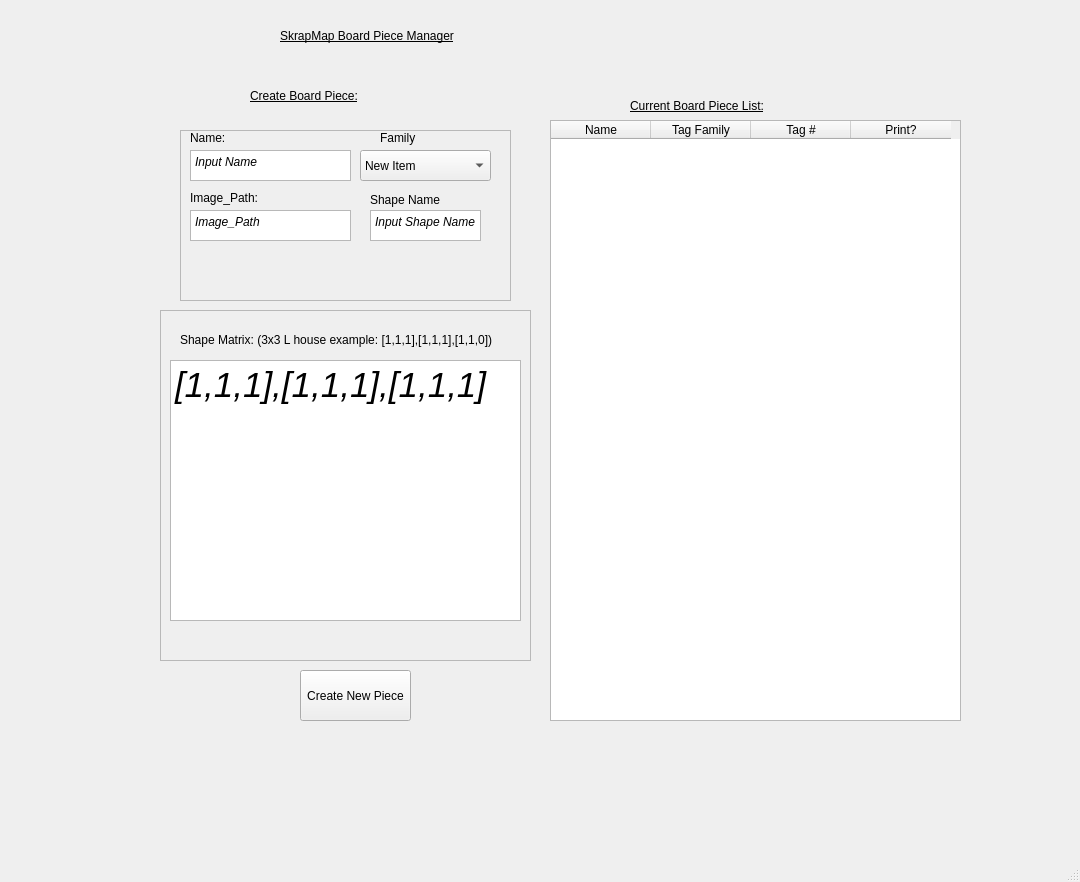
<?xml version="1.0" encoding="UTF-8"?>
<ui version="4.0">
 <class>MainWindow</class>
 <widget class="QMainWindow" name="MainWindow">
  <property name="geometry">
   <rect>
    <x>0</x>
    <y>0</y>
    <width>1080</width>
    <height>882</height>
   </rect>
  </property>
  <property name="sizePolicy">
   <sizepolicy hsizetype="Fixed" vsizetype="Fixed">
    <horstretch>1</horstretch>
    <verstretch>1</verstretch>
   </sizepolicy>
  </property>
  <property name="minimumSize">
   <size>
    <width>1080</width>
    <height>720</height>
   </size>
  </property>
  <property name="maximumSize">
   <size>
    <width>2064</width>
    <height>16777215</height>
   </size>
  </property>
  <property name="windowTitle">
   <string>MainWindow</string>
  </property>
  <widget class="QWidget" name="centralwidget">
   <widget class="QFrame" name="frame">
    <property name="geometry">
     <rect>
      <x>180</x>
      <y>130</y>
      <width>331</width>
      <height>171</height>
     </rect>
    </property>
    <property name="frameShape">
     <enum>QFrame::Shape::StyledPanel</enum>
    </property>
    <property name="frameShadow">
     <enum>QFrame::Shadow::Raised</enum>
    </property>
    <widget class="QTextEdit" name="board_piece_name_input">
     <property name="geometry">
      <rect>
       <x>10</x>
       <y>20</y>
       <width>161</width>
       <height>31</height>
      </rect>
     </property>
     <property name="lineWidth">
      <number>13</number>
     </property>
     <property name="html">
      <string>&lt;!DOCTYPE HTML PUBLIC &quot;-//W3C//DTD HTML 4.0//EN&quot; &quot;http://www.w3.org/TR/REC-html40/strict.dtd&quot;&gt;
&lt;html&gt;&lt;head&gt;&lt;meta name=&quot;qrichtext&quot; content=&quot;1&quot; /&gt;&lt;meta charset=&quot;utf-8&quot; /&gt;&lt;style type=&quot;text/css&quot;&gt;
p, li { white-space: pre-wrap; }
hr { height: 1px; border-width: 0; }
li.unchecked::marker { content: &quot;\2610&quot;; }
li.checked::marker { content: &quot;\2612&quot;; }
&lt;/style&gt;&lt;/head&gt;&lt;body style=&quot; font-family:'Segoe UI'; font-size:9pt; font-weight:400; font-style:normal;&quot;&gt;
&lt;p style=&quot; margin-top:0px; margin-bottom:0px; margin-left:0px; margin-right:0px; -qt-block-indent:0; text-indent:0px;&quot;&gt;&lt;span style=&quot; font-style:italic;&quot;&gt;Input Name&lt;/span&gt;&lt;/p&gt;&lt;/body&gt;&lt;/html&gt;</string>
     </property>
    </widget>
    <widget class="QComboBox" name="apriltag_family_input_box">
     <property name="geometry">
      <rect>
       <x>180</x>
       <y>20</y>
       <width>131</width>
       <height>31</height>
      </rect>
     </property>
     <item>
      <property name="text">
       <string>New Item</string>
      </property>
     </item>
    </widget>
    <widget class="QLabel" name="board_piece_name_label">
     <property name="geometry">
      <rect>
       <x>10</x>
       <y>0</y>
       <width>49</width>
       <height>16</height>
      </rect>
     </property>
     <property name="text">
      <string>Name:</string>
     </property>
    </widget>
    <widget class="QLabel" name="board_piece_family_label">
     <property name="geometry">
      <rect>
       <x>200</x>
       <y>0</y>
       <width>41</width>
       <height>16</height>
      </rect>
     </property>
     <property name="text">
      <string>Family</string>
     </property>
    </widget>
    <widget class="QTextEdit" name="board_piece_image_path_input_2">
     <property name="geometry">
      <rect>
       <x>10</x>
       <y>80</y>
       <width>161</width>
       <height>31</height>
      </rect>
     </property>
     <property name="lineWidth">
      <number>13</number>
     </property>
     <property name="html">
      <string>&lt;!DOCTYPE HTML PUBLIC &quot;-//W3C//DTD HTML 4.0//EN&quot; &quot;http://www.w3.org/TR/REC-html40/strict.dtd&quot;&gt;
&lt;html&gt;&lt;head&gt;&lt;meta name=&quot;qrichtext&quot; content=&quot;1&quot; /&gt;&lt;meta charset=&quot;utf-8&quot; /&gt;&lt;style type=&quot;text/css&quot;&gt;
p, li { white-space: pre-wrap; }
hr { height: 1px; border-width: 0; }
li.unchecked::marker { content: &quot;\2610&quot;; }
li.checked::marker { content: &quot;\2612&quot;; }
&lt;/style&gt;&lt;/head&gt;&lt;body style=&quot; font-family:'Segoe UI'; font-size:9pt; font-weight:400; font-style:normal;&quot;&gt;
&lt;p style=&quot; margin-top:0px; margin-bottom:0px; margin-left:0px; margin-right:0px; -qt-block-indent:0; text-indent:0px;&quot;&gt;&lt;span style=&quot; font-style:italic;&quot;&gt;Image_Path&lt;/span&gt;&lt;/p&gt;&lt;/body&gt;&lt;/html&gt;</string>
     </property>
    </widget>
    <widget class="QLabel" name="board_piece_image_path_label">
     <property name="geometry">
      <rect>
       <x>10</x>
       <y>60</y>
       <width>81</width>
       <height>16</height>
      </rect>
     </property>
     <property name="text">
      <string>Image_Path:</string>
     </property>
    </widget>
    <widget class="QLabel" name="board_piece_shape_label">
     <property name="geometry">
      <rect>
       <x>190</x>
       <y>60</y>
       <width>71</width>
       <height>20</height>
      </rect>
     </property>
     <property name="text">
      <string>Shape Name:r</string>
     </property>
    </widget>
    <widget class="QTextEdit" name="board_piece_shape_input">
     <property name="geometry">
      <rect>
       <x>190</x>
       <y>80</y>
       <width>111</width>
       <height>31</height>
      </rect>
     </property>
     <property name="lineWidth">
      <number>13</number>
     </property>
     <property name="html">
      <string>&lt;!DOCTYPE HTML PUBLIC &quot;-//W3C//DTD HTML 4.0//EN&quot; &quot;http://www.w3.org/TR/REC-html40/strict.dtd&quot;&gt;
&lt;html&gt;&lt;head&gt;&lt;meta name=&quot;qrichtext&quot; content=&quot;1&quot; /&gt;&lt;meta charset=&quot;utf-8&quot; /&gt;&lt;style type=&quot;text/css&quot;&gt;
p, li { white-space: pre-wrap; }
hr { height: 1px; border-width: 0; }
li.unchecked::marker { content: &quot;\2610&quot;; }
li.checked::marker { content: &quot;\2612&quot;; }
&lt;/style&gt;&lt;/head&gt;&lt;body style=&quot; font-family:'Segoe UI'; font-size:9pt; font-weight:400; font-style:normal;&quot;&gt;
&lt;p style=&quot; margin-top:0px; margin-bottom:0px; margin-left:0px; margin-right:0px; -qt-block-indent:0; text-indent:0px;&quot;&gt;&lt;span style=&quot; font-style:italic;&quot;&gt;Input Shape Name&lt;/span&gt;&lt;/p&gt;&lt;/body&gt;&lt;/html&gt;</string>
     </property>
    </widget>
   </widget>
   <widget class="QTableWidget" name="board_piece_table_widget">
    <property name="geometry">
     <rect>
      <x>550</x>
      <y>120</y>
      <width>411</width>
      <height>601</height>
     </rect>
    </property>
    <column>
     <property name="text">
      <string>Name</string>
     </property>
    </column>
    <column>
     <property name="text">
      <string>Tag Family</string>
     </property>
    </column>
    <column>
     <property name="text">
      <string>Tag #</string>
     </property>
    </column>
    <column>
     <property name="text">
      <string>Print?</string>
     </property>
    </column>
   </widget>
   <widget class="QLabel" name="smbpm_label">
    <property name="geometry">
     <rect>
      <x>280</x>
      <y>10</y>
      <width>511</width>
      <height>51</height>
     </rect>
    </property>
    <property name="styleSheet">
     <string notr="true">font: 700 24pt &quot;Arial Rounded MT&quot;;
text-decoration: underline;</string>
    </property>
    <property name="text">
     <string>SkrapMap Board Piece Manager</string>
    </property>
   </widget>
   <widget class="QLabel" name="cbp_label">
    <property name="geometry">
     <rect>
      <x>250</x>
      <y>70</y>
      <width>191</width>
      <height>51</height>
     </rect>
    </property>
    <property name="styleSheet">
     <string notr="true">font: 700 14pt &quot;Arial Rounded MT&quot;;
text-decoration: underline;</string>
    </property>
    <property name="text">
     <string>Create Board Piece:</string>
    </property>
   </widget>
   <widget class="QLabel" name="cbpl_label">
    <property name="geometry">
     <rect>
      <x>630</x>
      <y>80</y>
      <width>251</width>
      <height>51</height>
     </rect>
    </property>
    <property name="styleSheet">
     <string notr="true">font: 700 14pt &quot;Arial Rounded MT&quot;;
text-decoration: underline;</string>
    </property>
    <property name="text">
     <string>Current Board Piece List:</string>
    </property>
   </widget>
   <widget class="QFrame" name="frame_2">
    <property name="geometry">
     <rect>
      <x>160</x>
      <y>310</y>
      <width>371</width>
      <height>351</height>
     </rect>
    </property>
    <property name="frameShape">
     <enum>QFrame::Shape::StyledPanel</enum>
    </property>
    <property name="frameShadow">
     <enum>QFrame::Shadow::Raised</enum>
    </property>
    <widget class="QTextEdit" name="board_piece_matrix_input">
     <property name="geometry">
      <rect>
       <x>10</x>
       <y>50</y>
       <width>351</width>
       <height>261</height>
      </rect>
     </property>
     <property name="lineWidth">
      <number>13</number>
     </property>
     <property name="html">
      <string>&lt;!DOCTYPE HTML PUBLIC &quot;-//W3C//DTD HTML 4.0//EN&quot; &quot;http://www.w3.org/TR/REC-html40/strict.dtd&quot;&gt;
&lt;html&gt;&lt;head&gt;&lt;meta name=&quot;qrichtext&quot; content=&quot;1&quot; /&gt;&lt;meta charset=&quot;utf-8&quot; /&gt;&lt;style type=&quot;text/css&quot;&gt;
p, li { white-space: pre-wrap; }
hr { height: 1px; border-width: 0; }
li.unchecked::marker { content: &quot;\2610&quot;; }
li.checked::marker { content: &quot;\2612&quot;; }
&lt;/style&gt;&lt;/head&gt;&lt;body style=&quot; font-family:'Segoe UI'; font-size:9pt; font-weight:400; font-style:normal;&quot;&gt;
&lt;p style=&quot; margin-top:0px; margin-bottom:0px; margin-left:0px; margin-right:0px; -qt-block-indent:0; text-indent:0px;&quot;&gt;&lt;span style=&quot; font-size:26pt; font-style:italic;&quot;&gt;[1,1,1],[1,1,1],[1,1,1]&lt;/span&gt;&lt;/p&gt;&lt;/body&gt;&lt;/html&gt;</string>
     </property>
    </widget>
    <widget class="QLabel" name="board_piece_shape_matrix_label">
     <property name="geometry">
      <rect>
       <x>20</x>
       <y>20</y>
       <width>321</width>
       <height>20</height>
      </rect>
     </property>
     <property name="text">
      <string>Shape Matrix: (3x3 L house example: [1,1,1],[1,1,1],[1,1,0])</string>
     </property>
    </widget>
   </widget>
   <widget class="QPushButton" name="create_board_piece_button">
    <property name="geometry">
     <rect>
      <x>300</x>
      <y>670</y>
      <width>111</width>
      <height>51</height>
     </rect>
    </property>
    <property name="text">
     <string>Create New Piece</string>
    </property>
   </widget>
  </widget>
  <widget class="QMenuBar" name="menubar">
   <property name="geometry">
    <rect>
     <x>0</x>
     <y>0</y>
     <width>1080</width>
     <height>33</height>
    </rect>
   </property>
  </widget>
  <widget class="QStatusBar" name="statusbar"/>
 </widget>
 <resources/>
 <connections/>
</ui>
